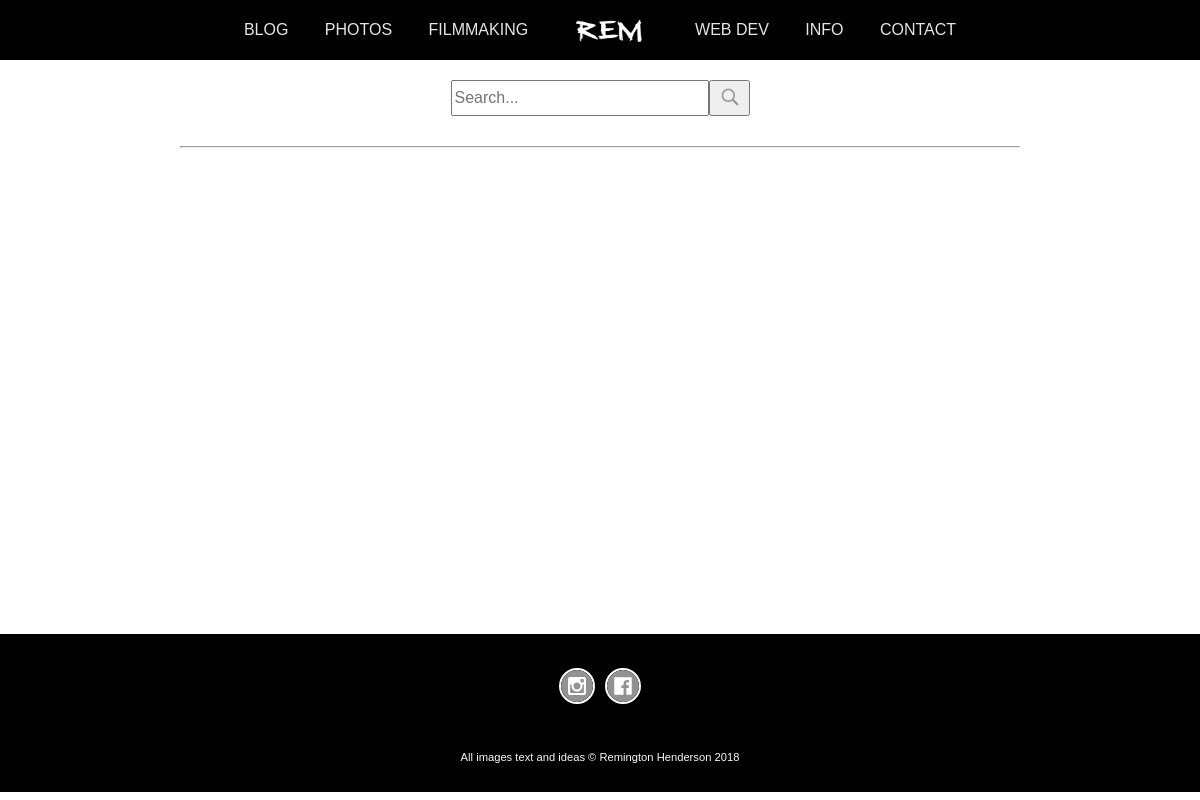
The app's page /webdev/, older data.
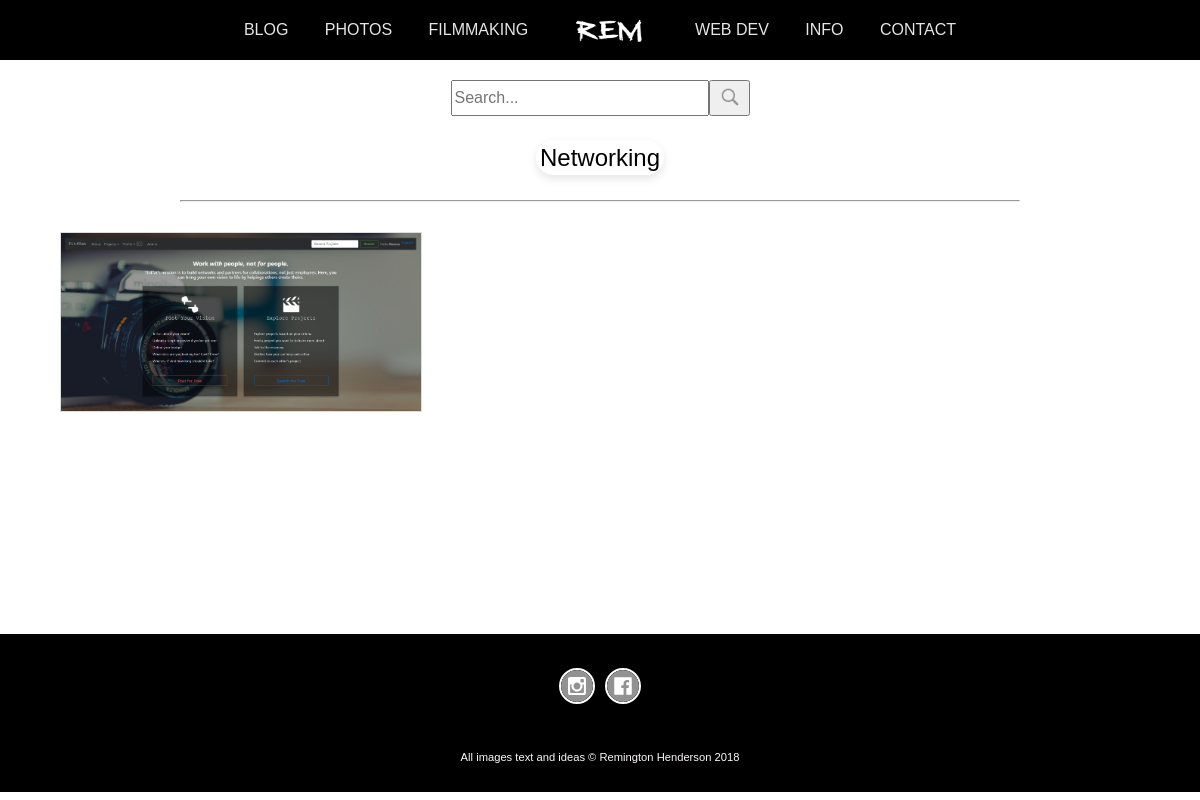
The same page, newer data.
### R_E_M/models.py (models this page shows, shortened)
class WebsiteCategory(models.Model):
    name = models.CharField(max_length=50)
    slug = models.SlugField(blank=True, null=True, unique=True)
    class Meta:
        verbose_name_plural = 'WebsiteCategories'

class Website(models.Model):
    owner = models.ForeignKey(User, on_delete=models.CASCADE, related_name="websites")
    website_name = models.CharField(max_length=50, blank=True, null=True)
    website_link = models.CharField(max_length=100, blank=True, null=True)
    category = models.ForeignKey("WebsiteCategory", default=1, related_name='websites', on_delete=models.SET_DEFAULT)
    website_details = models.TextField()
    slug = models.SlugField(blank=True, null=True, unique=True)
    date_built = models.CharField(max_length=50)
    youtube = models.CharField(max_length=255, blank=True, null=True)
    main_page = models.ImageField(upload_to=website_image_uh, blank=True, null=True)
    alt_text = models.CharField(max_length=50, blank=True, null=True)

### R_E_M/views.py (the view, shortened to what this page needs)
def webdev_home(request):
    website_categories = WebsiteCategory.objects.all()
    complete_website_list = Website.objects.all()
    return render(request, "web_dev/web_dev_home.html", {"website_cats": website_categories, "websites": complete_website_list})

### R_E_M/templates/web_dev/web_dev_home.html (shortened to what this page needs)
{% extends 'base.html' %}
{% load static %}
{% block content %}
    <head>
        <link rel="stylesheet" type="text/css" href="{% static 'styles/style.css' %}"/>
    </head>
    <div class="page_container">
        <div class="search_container">
            <form method="GET" action="">
                <div class="search_div">
                    <input type="text" name="q" placeholder="Search..." id="search_bar" value="{{ request.GET.q }}">
                    <button type="submit" value="Search" class="search_button"><img
                            src="/static/R_E_M/img/search_icon.png" alt="search_logo"
                            id="search_img"/></button>
                </div>
            </form>
        </div>
        <div class="categories-link-set">
            {% for c in website_cats %}
                <span class="checkbox" id="{{ c.slug }}">
                    <label for="{{ c.name }}">{{ c.name }}</label>
                </span>
            {% endfor %}
        </div>
        <div class="line_container">
            <hr>
        </div>
        <div class="web_container">
            <div class="website_card_container {{ website.category.slug }}" id="website_card_container">
                {% for website in websites %}
                    <div class="website-card">
                        <img src="{{ website.main_page.url }}" class="website_cover"/>
                        <div class="web_gradient">
                            <div class="website_read_more">
                                <a href="{% url 'website_single_view' website.category.slug website.slug %}" class="website_button">Read
                                    More</a>
                            </div>
                        </div>
                    </div>
                {% endfor %}
            </div>
        </div>
    </div>
{% endblock %}
{% block footer %}
    {% include 'footer_base.html' %}
{% endblock %}

Row changes from the older to the newer data that the page shows:
added WebsiteCategory: name "Networking"
added Website: main_page (picture)
